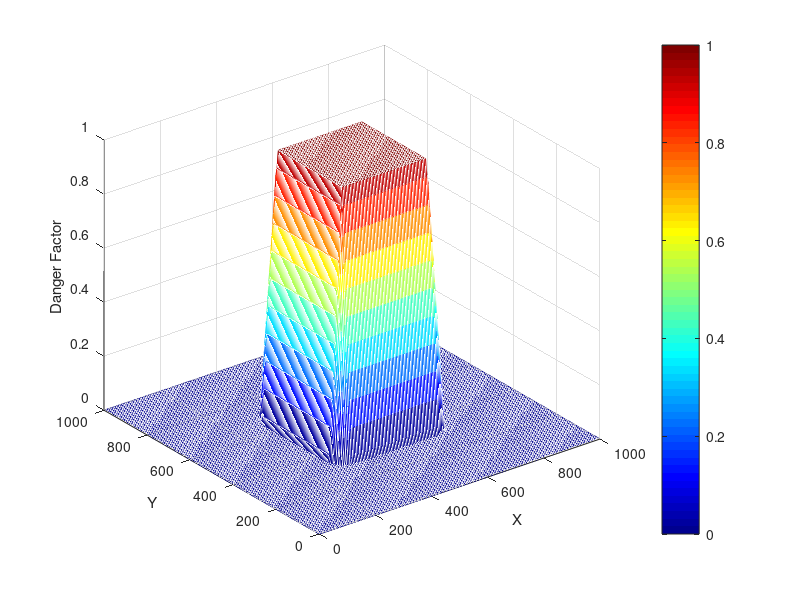

Write the MATLAB code that produced this figure.
% 定義網格範圍
x = linspace(0, 1000, 200); % X 軸範圍
y = linspace(0, 1000, 200); % Y 軸範圍
[X, Y] = meshgrid(x, y);

% 定義矩形範圍
rect_x_min = 350;  % 矩形X的最小值
rect_x_max = 650;  % 矩形X的最大值
rect_y_min = 350;  % 矩形Y的最小值
rect_y_max = 650;  % 矩形Y的最大值

% 初始化危險因子矩陣
danger_factor = zeros(size(X));

% 矩形內的危險因子設為1
inside_rect = (X >= rect_x_min & X <= rect_x_max & Y >= rect_y_min & Y <= rect_y_max);
danger_factor(inside_rect) = 1;

% 定義矩形外的危險因子隨距離遞減
for i = 1:length(x)
    for j = 1:length(y)
        if ~inside_rect(i,j)
            % 計算到最近矩形邊界的距離
            dx = max([rect_x_min - X(i,j), 0, X(i,j) - rect_x_max]);
            dy = max([rect_y_min - Y(i,j), 0, Y(i,j) - rect_y_max]);
            dist_to_rect = sqrt(dx^2 + dy^2);
            
            % 危險因子根據距離遞減
            danger_factor(i,j) = max(1 - dist_to_rect/50, 0); % 50 為調整危險因子衰減的參數
        end
    end
end

% 繪製立體圖
figure;
mesh(X, Y, danger_factor);
xlabel('X');
ylabel('Y');
zlabel('Danger Factor');
% title('危險因子三維即視圖');
colorbar;  % 顯示顏色條
colormap(jet);
caxis([0 1]);
view(3);   % 設置三維視角